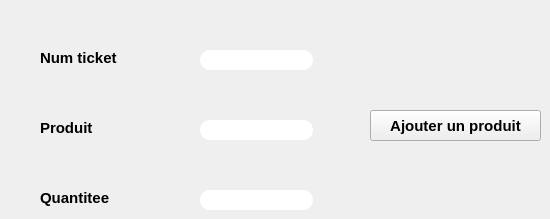
     <widget class="QWidget" name="tab_20">
      <attribute name="title">
       <string>Ajouter un produit à un ticket</string>
      </attribute>
      <widget class="QLineEdit" name="lineEdit_quant_t_4">
       <property name="geometry">
        <rect>
         <x>200</x>
         <y>190</y>
         <width>113</width>
         <height>20</height>
        </rect>
       </property>
       <property name="font">
        <font>
         <pointsize>11</pointsize>
         <weight>75</weight>
         <bold>true</bold>
        </font>
       </property>
       <property name="styleSheet">
        <string notr="true">border-radius:10px;
background-color: rgb(255, 255, 255);</string>
       </property>
       <property name="clearButtonEnabled">
        <bool>true</bool>
       </property>
      </widget>
      <widget class="QLineEdit" name="lineEdit_p_v_4">
       <property name="geometry">
        <rect>
         <x>200</x>
         <y>120</y>
         <width>113</width>
         <height>20</height>
        </rect>
       </property>
       <property name="font">
        <font>
         <pointsize>11</pointsize>
         <weight>75</weight>
         <bold>true</bold>
        </font>
       </property>
       <property name="styleSheet">
        <string notr="true">border-radius:10px;
background-color: rgb(255, 255, 255);</string>
       </property>
       <property name="clearButtonEnabled">
        <bool>true</bool>
       </property>
      </widget>
      <widget class="QLabel" name="label_13">
       <property name="geometry">
        <rect>
         <x>40</x>
         <y>190</y>
         <width>91</width>
         <height>16</height>
        </rect>
       </property>
       <property name="font">
        <font>
         <pointsize>11</pointsize>
         <weight>75</weight>
         <bold>true</bold>
        </font>
       </property>
       <property name="text">
        <string>Quantitee</string>
       </property>
      </widget>
      <widget class="QLineEdit" name="lineEdit_ID_t_r">
       <property name="geometry">
        <rect>
         <x>200</x>
         <y>50</y>
         <width>113</width>
         <height>20</height>
        </rect>
       </property>
       <property name="font">
        <font>
         <pointsize>11</pointsize>
         <weight>75</weight>
         <bold>true</bold>
        </font>
       </property>
       <property name="styleSheet">
        <string notr="true">border-radius:10px;
background-color: rgb(255, 255, 255);</string>
       </property>
       <property name="clearButtonEnabled">
        <bool>true</bool>
       </property>
      </widget>
      <widget class="QPushButton" name="pushButton_Ajouter_t_4">
       <property name="geometry">
        <rect>
         <x>370</x>
         <y>110</y>
         <width>171</width>
         <height>31</height>
        </rect>
       </property>
       <property name="font">
        <font>
         <pointsize>11</pointsize>
         <weight>75</weight>
         <bold>true</bold>
        </font>
       </property>
       <property name="text">
        <string>Ajouter un produit</string>
       </property>
      </widget>
      <widget class="QLabel" name="label_14">
       <property name="geometry">
        <rect>
         <x>40</x>
         <y>50</y>
         <width>101</width>
         <height>16</height>
        </rect>
       </property>
       <property name="font">
        <font>
         <pointsize>11</pointsize>
         <weight>75</weight>
         <bold>true</bold>
        </font>
       </property>
       <property name="text">
        <string>Num ticket</string>
       </property>
      </widget>
      <widget class="QLabel" name="label_15">
       <property name="geometry">
        <rect>
         <x>40</x>
         <y>120</y>
         <width>101</width>
         <height>16</height>
        </rect>
       </property>
       <property name="font">
        <font>
         <pointsize>11</pointsize>
         <weight>75</weight>
         <bold>true</bold>
        </font>
       </property>
       <property name="text">
        <string>Produit</string>
       </property>
      </widget>
     </widget>
